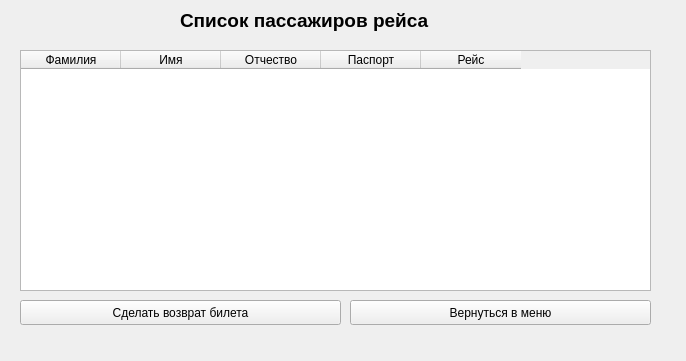
<?xml version="1.0" encoding="UTF-8"?>
<ui version="4.0">
 <class>list_pass</class>
 <widget class="QWidget" name="list_pass">
  <property name="geometry">
   <rect>
    <x>0</x>
    <y>0</y>
    <width>686</width>
    <height>361</height>
   </rect>
  </property>
  <property name="windowTitle">
   <string>Form</string>
  </property>
  <widget class="QLabel" name="label">
   <property name="geometry">
    <rect>
     <x>180</x>
     <y>0</y>
     <width>401</width>
     <height>41</height>
    </rect>
   </property>
   <property name="font">
    <font>
     <pointsize>14</pointsize>
     <weight>75</weight>
     <bold>true</bold>
    </font>
   </property>
   <property name="text">
    <string>Список пассажиров рейса</string>
   </property>
  </widget>
  <widget class="QPushButton" name="backup">
   <property name="geometry">
    <rect>
     <x>20</x>
     <y>300</y>
     <width>321</width>
     <height>25</height>
    </rect>
   </property>
   <property name="text">
    <string>Сделать возврат билета</string>
   </property>
  </widget>
  <widget class="QTableWidget" name="tableWidget">
   <property name="geometry">
    <rect>
     <x>20</x>
     <y>50</y>
     <width>631</width>
     <height>241</height>
    </rect>
   </property>
   <column>
    <property name="text">
     <string>Фамилия</string>
    </property>
   </column>
   <column>
    <property name="text">
     <string>Имя</string>
    </property>
   </column>
   <column>
    <property name="text">
     <string>Отчество</string>
    </property>
   </column>
   <column>
    <property name="text">
     <string>Паспорт</string>
    </property>
   </column>
   <column>
    <property name="text">
     <string>Рейс</string>
    </property>
   </column>
  </widget>
  <widget class="QPushButton" name="back">
   <property name="geometry">
    <rect>
     <x>350</x>
     <y>300</y>
     <width>301</width>
     <height>25</height>
    </rect>
   </property>
   <property name="text">
    <string>Вернуться в меню</string>
   </property>
  </widget>
 </widget>
 <resources/>
 <connections/>
</ui>
